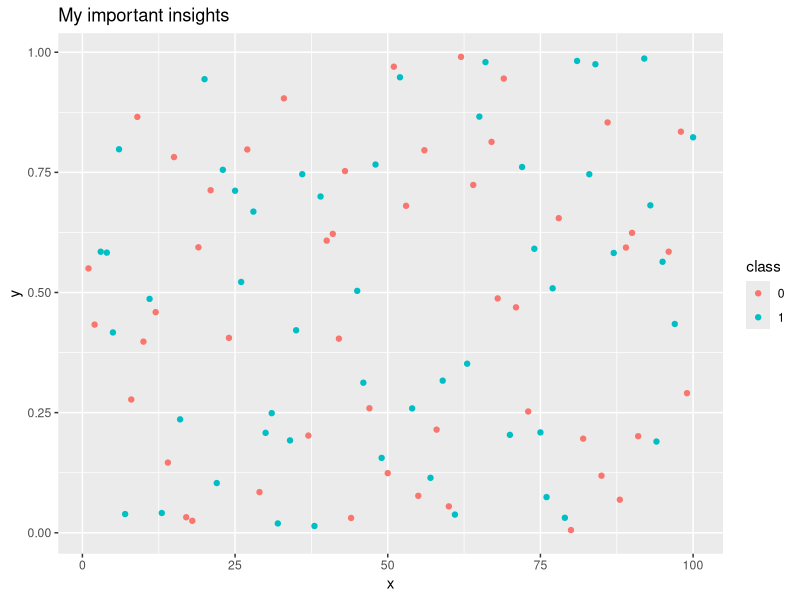
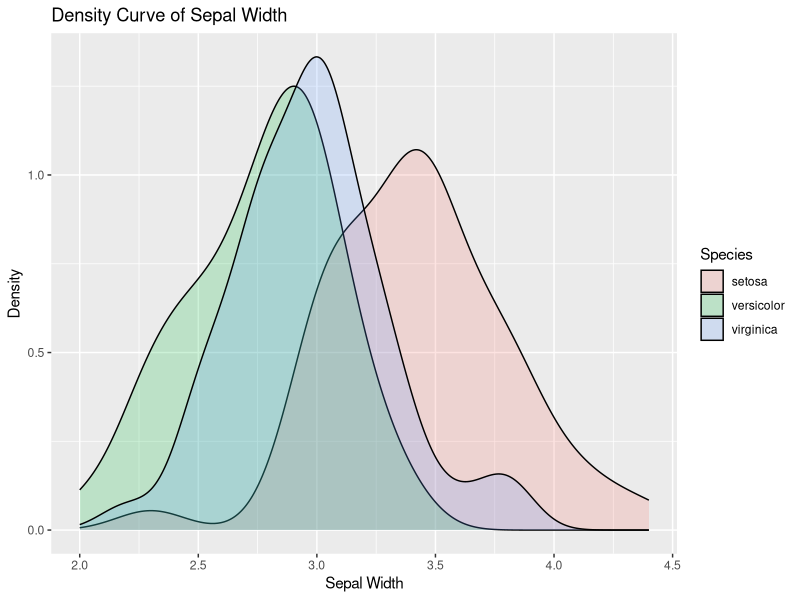

Generate these figures, in order, with R:
## ---- chunk 1
knitr::opts_chunk$set(echo = FALSE)
library(tidyverse)
## ---- chunk 2
library(tidyverse)
df <- data.frame(
  x = c(1:100),
  y = runif(100),
  class = sample(c('0', '1'), 
                 size = 100, 
                 replace = T)
)
df %>% ggplot() +
  aes(x = x, y = y, colour = class) +
  geom_point() +
  labs(title = 'My important insights')
## ---- chunk 3
iris %>%  
  ggplot() +
  aes(x=Sepal.Width, fill=Species) + 
  geom_density(stat="density", alpha=I(0.2)) +
  xlab("Sepal Width") +
  ylab("Density") +
  ggtitle("Density Curve of Sepal Width")
